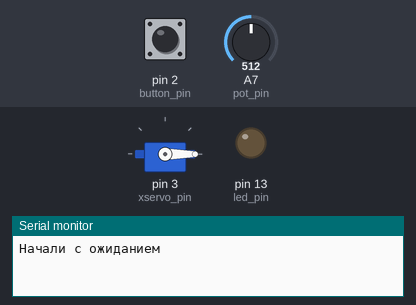
Recording of a sketch running on a simulated Arduino Nano, built with avr-gcc and run on an emulated ATmega328P. Shown: servo, output pins drawn as LEDs (lit = HIGH), the last lines printed to the serial monitor. Dashed ring = blinking. The inputs (shaded band) are chosen by the test bench; at power-on: pin 2 (button_pin) LOW, A7 (pot_pin) = 512. Sleep ends after the set time or at an interrupt; pins used as bus, display or sensor lines are not drawn.

Above: at 3.2 s.
3.3 s: pin 2 (button_pin) pulled HIGH for 0.15 s
At 3.45 s:
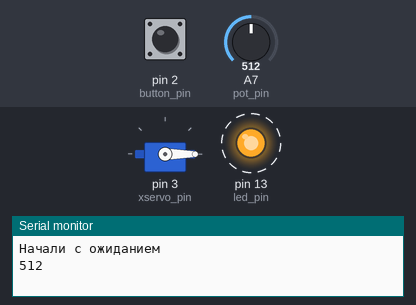
At 7.4 s:
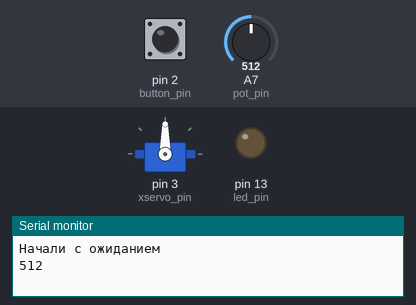
Timing chart, 0 to 12.4 s (numbered marks = the images above; inputs shaded):
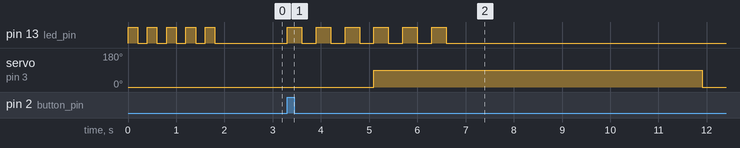

Measured:
- after the input at 3.3 s, pin 13 (led_pin): alternates HIGH for 0.30 s and LOW for 0.30 s, 12 changes in all, then stays LOW, starting at once; servo on pin 3 (xservo_pin): 0° → 90° after 1.8 s, → 0° 6.8 s later

The sketch:

ZServo_pre0.1a.ino
```cpp
#include <avr/sleep.h>
#include <Servo.h>

#define button_pin   2    // пин кнопки под прерывание
#define xservo_pin   3    // пин X сервы
#define pot_pin      7    // потенциометр = на nano - A7

#define zstep_en  5         // пин Z шаг
#define zstep_ms1 6         // пин Z шаг
#define zstep_ms2 7         // пин Z шаг
#define zstep_ms3 8         // пин Z шаг
#define zstep_rst 9         // пин Z шаг
#define zstep_sleep   10    // пин Z шаг
#define zstep_steppin 11    // пин Z шаг
#define zstep_dirpin  12    // пин Z шаг

#define led_pin      13     // пин подключения LED
#define xmax_angle   180    // максимальный угол поворота Х сервы
#define xservo_wait  1000   // задержка Х сервы
#define zservo_wait  1000   // задержка Z сервы
// количество шагов на 1 оборот
#define step_round 200
// скорость двигателя Z
#define SPEED 10

int pot, new_pot = 0;     // показания подстроечника для угла поворода Х сервы
int xpos_angle = 0;       // и угол ее поворота для прижима второго ряда Рескинола

Servo xservo;

volatile int state = LOW;

void setup()
{
  Serial.begin(9600);
  Serial.println("Начали с ожиданием");
  // фонарик
  pinMode(led_pin, OUTPUT);
  // режим  для ZStepper
  pinMode(zstep_en, OUTPUT);
  pinMode(zstep_ms1, OUTPUT);
  pinMode(zstep_ms2, OUTPUT);
  pinMode(zstep_ms3, OUTPUT);
  pinMode(zstep_rst, OUTPUT);
  pinMode(zstep_sleep, OUTPUT);
  pinMode(zstep_steppin, OUTPUT);
  pinMode(zstep_dirpin, OUTPUT);
  // начальные значения для ZStepper
  digitalWrite(zstep_en, LOW);
  digitalWrite(zstep_ms1, LOW);
  digitalWrite(zstep_ms2, LOW);
  digitalWrite(zstep_ms3, LOW);
  digitalWrite(zstep_rst, HIGH);
  digitalWrite(zstep_sleep, HIGH);
  digitalWrite(zstep_steppin, 1);
  digitalWrite(zstep_dirpin, 0);
  // прерывание по кнопке
  attachInterrupt(0, blink, RISING);
  new_pot = analogRead(pot_pin); // прочитаем, чего накрутили инженеры
  xpos_angle = map(new_pot,0,1023,0,xmax_angle);
  xservo.attach(xservo_pin);
  xservo.write(0);               // разожмем второй ряд Рескинола
  blinking(5,200);                // мигнем 5 раз дня идентификации начала работы
  //delay(xservo_wait);
}

void loop()
{
  //Serial.print("Sleep! Angle = ");
  //Serial.println(xpos_angle);
  //delay(100);
  set_sleep_mode(SLEEP_MODE_PWR_DOWN);
  sleep_mode();
  // выйти из режима сна мы можем только по нажатию кнопки
  //Serial.println("Изменили значения LED");
  //digitalWrite(led_pin, state);
  //delay(100);
  //ReskiOut();
  //Serial.println("ReskiOut...");
  new_pot = analogRead(pot_pin); // прочитаем, чего накрутили инженеры
  Serial.println(new_pot);
  if (abs(pot-new_pot)>10) {         // подкрутили потенциометр
      pot = new_pot;
      xpos_angle = map(new_pot,0,1023,0,xmax_angle);
      blinking(3,300);
      //Serial.print("Угол поворота Х-сервы:");
      //Serial.println(xpos_angle);
      //delay(300);
    }

  ReskiOut();

}

void blink()
{
  state = !state;
}

void blinking(int y, int t)
{
  for(int x = 0; x < y; x++)
      {
        digitalWrite(led_pin, HIGH);
        delay(t);
        digitalWrite(led_pin, LOW);
        delay(t);
      }
}

void ReskiOut()
{

  xservo.write(xpos_angle);             // зажмем второй ряд Рескинола
  blinking(3,300);
  //delay(WaitXServo);                  // подолждем, что бы точно зажала
  digitalWrite(zstep_dirpin, HIGH);
  // тут идет код работы со вторым мотором - или одним
  // повернули от статического состояния на 45"
  for(int j = 0; j < step_round; j++) {
    digitalWrite(zstep_steppin, HIGH);
    delay(SPEED);
    digitalWrite(zstep_steppin, LOW);
    delay(SPEED);
    }
   Serial.print("ReskiOut...");
  //Serial.println(j);
  //blinking(10,100);
  delay(zservo_wait);                  // подолждем, что бы точно выпада
  // повернули еще на 45"
  //for(int j = 0; j < step_round; j++) {
  //  digitalWrite(zstep_steppin, HIGH);
  //  delay(SPEED);
  //  digitalWrite(zstep_steppin, LOW);
  //  delay(SPEED);
  //  }
  xservo.write(0);
  delay(xservo_wait);
}
```
